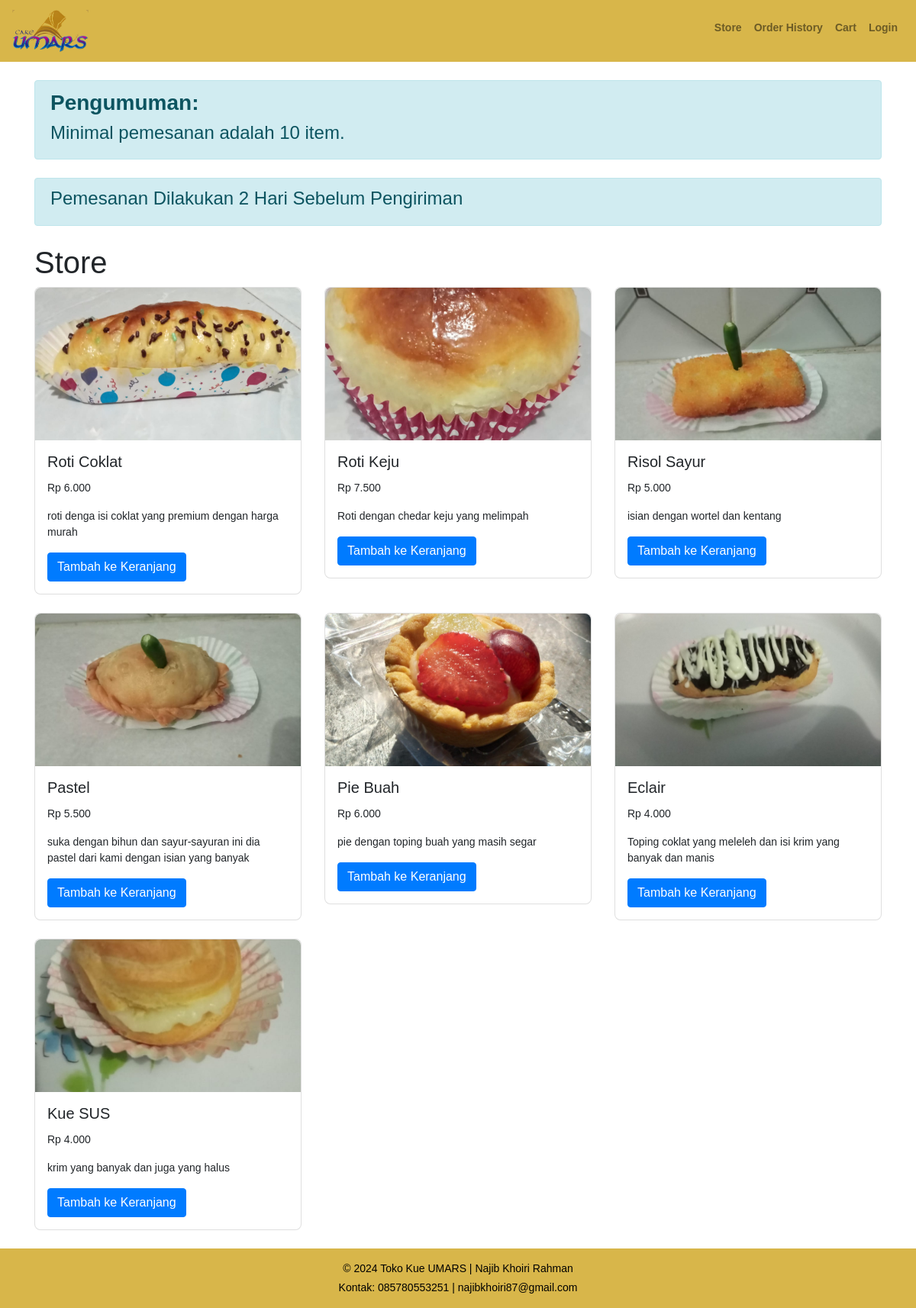
/public/store.php, run on the app's committed database.
### tables this page shows
CREATE TABLE `products` (
  `product_id` int(11) NOT NULL,
  `name` varchar(100) NOT NULL,
  `description` text DEFAULT NULL,
  `price` decimal(10,2) NOT NULL,
  `image_url` varchar(255) DEFAULT NULL
);

### public/store.php (the view, shortened to what this page needs)
<?php
include '../includes/db_connect.php';
$user_name = "";
$sql = "SELECT * FROM products";
$result = $conn->query($sql);
?>
<!DOCTYPE html>
<html lang="id">
<head>
    <link href="https://maxcdn.bootstrapcdn.com/bootstrap/4.5.2/css/bootstrap.min.css" rel="stylesheet">
    <link href="../css/style.css" rel="stylesheet">
</head>
<body>
    <nav class="navbar navbar-expand-lg navbar-light bg-custom">
        <a class="navbar-brand" href="#">
            <img src="../images/logo.png" alt="Logo" width="100" height="55" class="d-inline-block align-top">
        </a>
        <div class="collapse navbar-collapse" id="navbarNav">
            <ul class="navbar-nav ml-auto">
                <li class="nav-item">
                    <a class="nav-link" href="store.php">Store</a>
                </li>
                <li class="nav-item">
                    <?php if(isset($_SESSION['user_id'])): ?>
                        <a class="nav-link" href="order_history.php">Order History</a>
                    <?php else: ?>
                        <a class="nav-link" href="../admin/login.php">Order History</a>
                    <?php endif; ?>
                </li>
                <li class="nav-item">
                    <?php if(isset($_SESSION['user_id'])): ?>
                        <a class="nav-link" href="cart.php">Cart</a>
                    <?php else: ?>
                        <a class="nav-link" href="../admin/login.php">Cart</a>
                    <?php endif; ?>
                </li>
                <?php if(isset($_SESSION['user_id'])): ?>
                    <li class="nav-item dropdown">
                        <a class="nav-link dropdown-toggle" href="#" id="navbarDropdown" role="button" data-toggle="dropdown" aria-haspopup="true" aria-expanded="false">
                            <i class="fas fa-user"></i> <?php echo htmlspecialchars($user_name); ?>
                        </a>
                        <div class="dropdown-menu dropdown-menu-right" aria-labelledby="navbarDropdown">
                            <a class="dropdown-item text-danger" href="../admin/logout.php">Logout</a>
                        </div>
                    </li>
                <?php else: ?>
                    <li class="nav-item">
                        <a class="nav-link" href="../admin/login.php">Login</a>
                    </li>
                <?php endif; ?>
            </ul>
        </div>
    </nav>
    <div class="container">
        <div class="alert alert-info mt-4">
            <h3><strong>Pengumuman:</h2></strong> <h4>Minimal pemesanan adalah 10 item.</h4>
        </div>
        <div class="alert alert-info mt-4">
            <H4>Pemesanan Dilakukan 2 Hari Sebelum Pengiriman</H4>
        </div>
        <h1 class="mt-4">Store</h1>
        <div class="row">
            <?php if ($result->num_rows > 0): ?>
                <?php while ($row = $result->fetch_assoc()): ?>
                    <div class="col-sm-12 col-md-6 col-lg-4 mb-4">
                        <div class="card custom-card">
                            <img src="../uploads/<?php echo htmlspecialchars($row['image_url']); ?>" class="card-img-top" alt="<?php echo htmlspecialchars($row['name']); ?>">
                            <div class="card-body">
                                <h5 class="card-title"><?php echo htmlspecialchars($row['name']); ?></h5>
                                <p class="card-text">Rp <?php echo number_format($row['price'], 0, ',', '.'); ?></p>
                                <p class="card-text"><?php echo nl2br(htmlspecialchars($row['description'])); ?></p>
                                <form method="post" action="store.php">
                                    <button type="submit" name="add_to_cart" class="btn btn-primary">Tambah ke Keranjang</button>
                                </form>
                            </div>
                        </div>
                    </div>
                <?php endwhile; ?>
            <?php else: ?>
                <p>No products found.</p>
            <?php endif; ?>
        </div>
    </div>
    <?php include '../includes/footer.php';?>
</body>
</html>

### includes/footer.php
<footer class="custom-footer">
    <div class="container">
        <p class="mb-1">&copy; 2024 Toko Kue UMARS | Najib Khoiri Rahman</p>
        <p class="mb-0">Kontak: 085780553251 | najibkhoiri87@gmail.com</p>
    </div>
</footer>

### css/style.css (style rules this page uses)
body { font-family: "Poppins", sans-serif; font-size: 0.875rem; }
.custom-footer { background-color: rgba(212, 175, 55, 0.9); color: rgb(0, 0, 0); text-align: center; padding: 1rem; }
.container { width: max-content; }
.custom-footer .container { max-width: 1200px; margin: 0 auto; }
.bg-custom { background-color: rgba( 212, 175, 55, 0.9 ); }
.navbar-nav { flex-direction: row; }
.navbar-nav .nav-link { color: #0044cc; margin-bottom: 0.5rem; font-weight: 600; font-size: 0.875rem; display: flex; align-items: center; }
.card { border-radius: 0.5rem; }
.card-img-top { border-radius: 0.5rem 0.5rem 0 0; transition: transform 0.3s ease; }
.card-body { padding: 1rem; }

### public/store.php (style rules this page uses)
.custom-card { width: 100%; margin: auto; }
.custom-card .card-img-top { height: 200px; object-fit: cover; }

### data on the page
products: image_url (picture), name "Roti Coklat", price "6.000", description "roti denga isi coklat yang premium dengan harga murah"
products: image_url (picture), name "Roti Keju", price "7.500", description "Roti dengan chedar keju yang melimpah"
products: image_url (picture), name "Risol Sayur", price "5.000", description "isian dengan wortel dan kentang"
products: image_url (picture), name "Pastel", price "5.500", description "suka dengan bihun dan sayur-sayuran ini dia pastel dari kami dengan isian yang banyak"
products: image_url (picture), name "Pie Buah", price "6.000", description "pie dengan toping buah yang masih segar"
products: image_url (picture), name "Eclair", price "4.000", description "Toping coklat yang meleleh dan isi krim yang banyak dan manis"
products: image_url (picture), name "Kue SUS", price "4.000", description "krim yang banyak dan juga yang halus"
